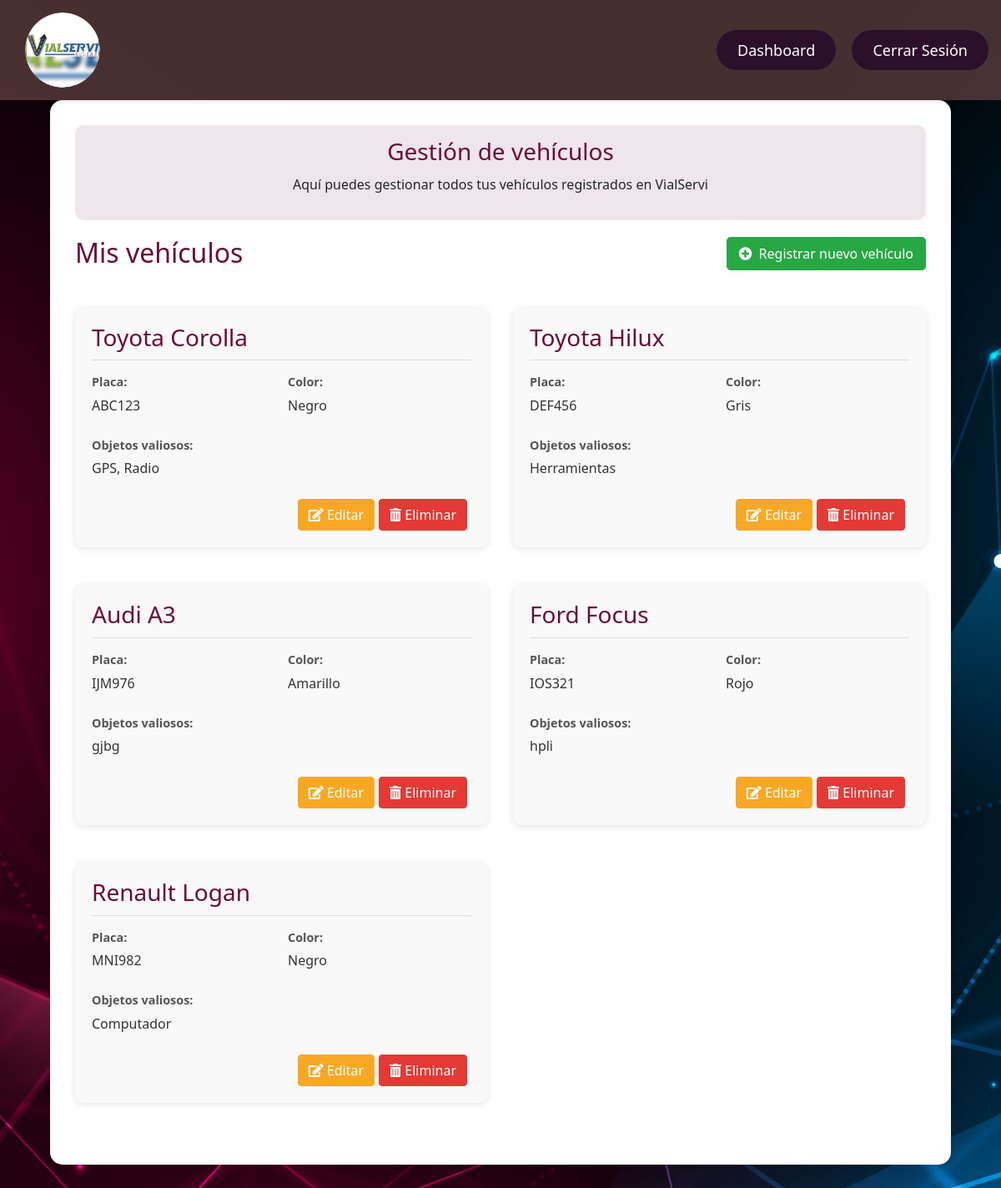
Page /cliente_vehiculo.php (signed in) on the earlier database version.
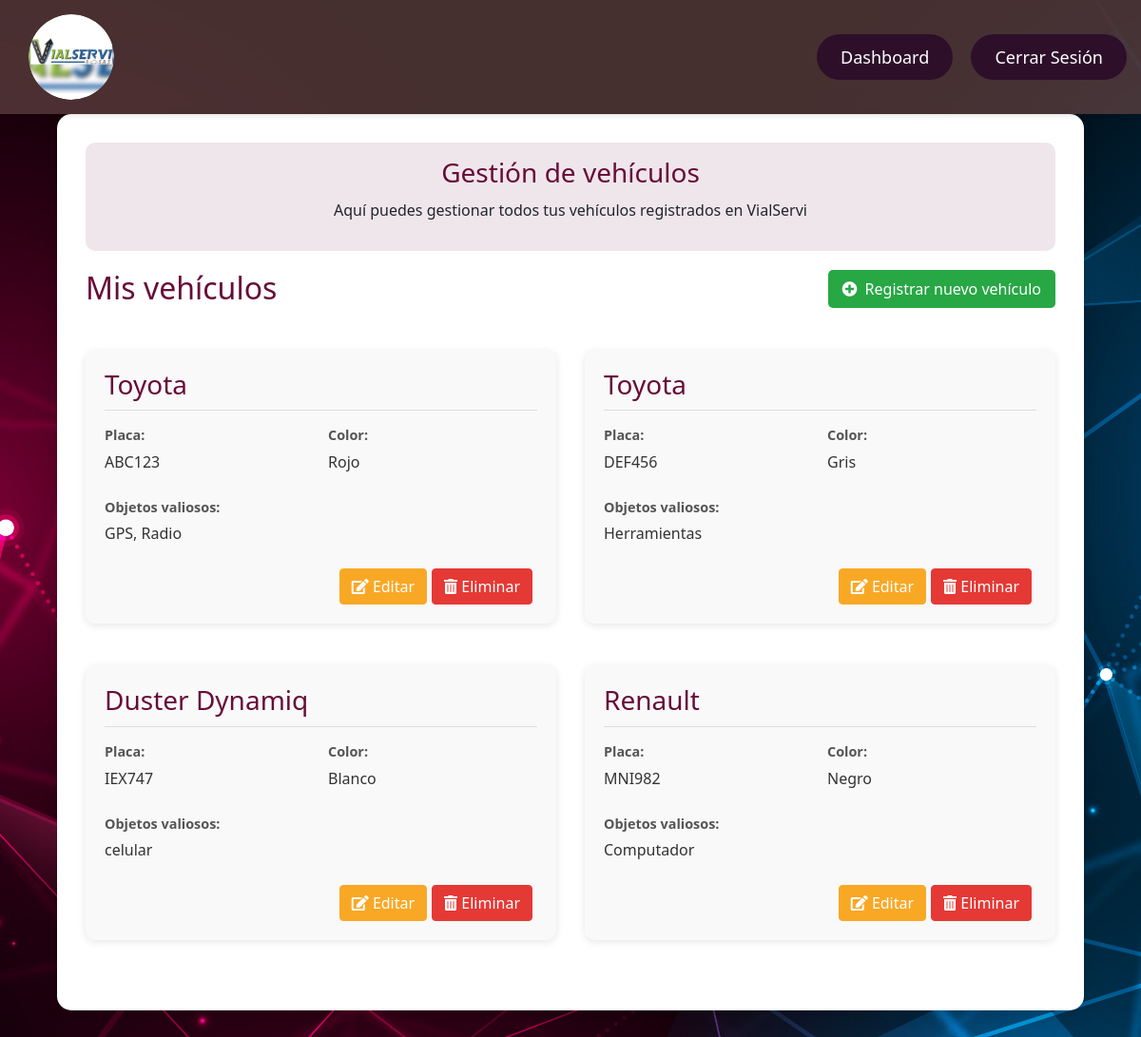
Same page on the later database version.
### tables this page shows
CREATE TABLE `vehiculos` (
  `Placa` varchar(20) NOT NULL,
  `Marca` varchar(50) DEFAULT NULL,
  `Objetos_Valiosos` text DEFAULT NULL,
  `Clientes_Vehiculos` int(11) DEFAULT NULL,
  `modelo_id` int(11) DEFAULT NULL,
  `color_id` int(11) DEFAULT NULL
);

CREATE TABLE `modelos` (
  `id` int(11) NOT NULL,
  `nombre` varchar(50) NOT NULL,
  `marca_id` int(11) NOT NULL,
  `año` int(11) NOT NULL
);

CREATE TABLE `colores` (
  `color_id` int(11) NOT NULL,
  `nombre_color` varchar(20) DEFAULT NULL
);

### cliente_vehiculo.php (the view, shortened to what this page needs)
<?php
require_once 'config.php';
$cliente_id = $_SESSION['cliente_id'];
$sql_vehiculos = "
    SELECT
      v.Placa,
      v.Marca,
      mo.nombre       AS Modelo,
      co.nombre_color AS Color,
      v.Objetos_Valiosos
    FROM vehiculos v
    LEFT JOIN modelos  mo ON v.modelo_id = mo.id
    LEFT JOIN colores  co ON v.color_id   = co.color_id
    WHERE v.Clientes_Vehiculos = ?
";
$stmt_vehiculos = $conn->prepare($sql_vehiculos);
$stmt_vehiculos->bind_param("i", $cliente_id);
$stmt_vehiculos->execute();
$vehiculos = $stmt_vehiculos->get_result()->fetch_all(MYSQLI_ASSOC);
$accion = isset($_GET['accion']) ? $_GET['accion'] : 'listar';
?>
<!DOCTYPE html>
<html lang="es">
<head>
    <link href="https://stackpath.bootstrapcdn.com/bootstrap/4.5.2/css/bootstrap.min.css" rel="stylesheet">
    <link rel="stylesheet" href="https://cdnjs.cloudflare.com/ajax/libs/font-awesome/5.15.3/css/all.min.css">
</head>
<body>
<div class="sidebar">
    <div class="logo-container">
        <img src="Imagenes/Logo.jpg" alt="Logo" class="logo">
    </div>
    <div>
        <a href="cliente_dashboard.php"></i> Dashboard</a>
        <a href="logout_cliente.php"></i> Cerrar Sesión</a>
    </div>
</div>
<div class="container">
    <div class="welcome-message">
        <h3>Gestión de vehículos</h3>
        <p>Aquí puedes gestionar todos tus vehículos registrados en VialServi</p>
    </div>
    <?php if ($accion == 'listar'): ?>
        <div class="d-flex justify-content-between align-items-center mb-4">
            <h2>Mis vehículos</h2>
            <a href="?accion=nuevo" class="btn-add-vehicle"><i class="fas fa-plus-circle"></i> Registrar nuevo vehículo</a>
        </div>
        <?php if (empty($vehiculos)): ?>
            <div class="no-vehicles">
                <p>No tienes vehículos registrados.</p>
                <a href="?accion=nuevo" class="btn btn-primary mt-3">Registrar mi primer vehículo</a>
            </div>
        <?php else: ?>
            <div class="row">
                <?php foreach ($vehiculos as $vehiculo): ?>
                    <div class="col-md-6 mb-4">
                        <div class="vehicle-card">
                            <h3><?php echo htmlspecialchars($vehiculo['Marca'] . ' ' . $vehiculo['Modelo']); ?></h3>
                            <div class="vehicle-info">
                                <div class="vehicle-info-item">
                                    <span class="info-label">Placa:</span>
                                    <span class="info-value"><?php echo htmlspecialchars($vehiculo['Placa']); ?></span>
                                </div>
                                <div class="vehicle-info-item">
                                    <span class="info-label">Color:</span>
                                    <span class="info-value"><?php echo htmlspecialchars($vehiculo['Color']); ?></span>
                                </div>
                                <?php if (!empty($vehiculo['Objetos_Valiosos'])): ?>
                                <div class="vehicle-info-item" style="grid-column: 1 / -1;">
                                    <span class="info-label">Objetos valiosos:</span>
                                    <span class="info-value"><?php echo htmlspecialchars($vehiculo['Objetos_Valiosos']); ?></span>
                                </div>
                                <?php endif; ?>
                            </div>
                            <div class="vehicle-actions">
                                <a href="?accion=editar&placa=<?php echo urlencode($vehiculo['Placa']); ?>" class="btn btn-warning btn-action">
                                    <i class="fas fa-edit"></i> Editar
                                </a>
                                <button class="btn btn-danger btn-action" onclick="confirmarEliminar('<?php echo htmlspecialchars($vehiculo['Placa']); ?>')">
                                    <i class="fas fa-trash-alt"></i> Eliminar
                                </button>
                            </div>
                        </div>
                    </div>
                <?php endforeach; ?>
            </div>
        <?php endif; ?>
    <?php endif; ?>
</div>
</body>
</html>

### cliente_vehiculo.php (style rules this page uses)
* { margin: 0; padding: 0; box-sizing: border-box; }
body { font-family: 'Segoe UI', Tahoma, Geneva, Verdana, sans-serif; background-image: url('Imagenes/ClienteRegistrarVehiculo.jpg'); background-size: cover; background-position: center; background-attachment: fixed; margin: 0; padding: 0; }
.sidebar { width: 100%; position: fixed; top: 0; left: 0; background-color: rgba(100, 67, 67, 0.7); padding: 15px 0; z-index: 1000; display: flex; justify-content: space-between; align-items: center; box-shadow: 0 2px 5px rgba(0, 0, 0, 0.1); }
.sidebar a { padding: 12px 25px; text-decoration: none; font-size: 18px; color: #fff; background-color: #2d0f2a; margin-right: 15px; border-radius: 50px; transition: background-color 0.3s ease, transform 0.3s ease; }
.logo-container { margin-left: 30px; border-radius: 50%; width: 90px; height: 90px; overflow: hidden; }
.logo { width: 100%; height: 100%; object-fit: cover; box-shadow: 0 4px 10px rgba(0, 0, 0, 0.2); border-radius: 50%; }
.container { background-color: white; padding: 30px; border-radius: 15px; box-shadow: 0 6px 15px rgba(0, 0, 0, 0.1); width: 90%; max-width: 1200px; margin: 120px auto 40px; }
h2 { color: #680c39; margin-bottom: 20px; text-align: center; }
.btn-action { margin-right: 5px; }
.btn-warning { background-color: #f9a825; border-color: #f9a825; color: white; }
.btn-danger { background-color: #e53935; border-color: #e53935; }
.vehicle-card { background-color: #f9f9f9; border-radius: 10px; padding: 20px; margin-bottom: 20px; box-shadow: 0 2px 8px rgba(0,0,0,0.1); transition: transform 0.2s; }
.vehicle-card h3 { color: #680c39; margin-bottom: 15px; border-bottom: 1px solid #ddd; padding-bottom: 10px; }
.vehicle-info { display: grid; grid-template-columns: repeat(auto-fill, minmax(200px, 1fr)); gap: 15px; }
.vehicle-info-item { margin-bottom: 10px; }
.vehicle-actions { margin-top: 15px; display: flex; justify-content: flex-end; }
.welcome-message { background-color: rgba(104, 12, 57, 0.1); padding: 15px; border-radius: 10px; margin-bottom: 20px; text-align: center; }
.welcome-message h3 { color: #680c39; margin-bottom: 10px; }
.btn-add-vehicle { background-color: #28a745; color: white; padding: 8px 15px; border-radius: 5px; text-decoration: none; display: inline-flex; align-items: center; margin-bottom: 20px; }
.btn-add-vehicle i { margin-right:.5rem; }
.info-label { font-weight: bold; color: #555; font-size: 0.9rem; display: block; margin-bottom: 5px; }
.info-value { font-size: 1rem; color: #333; }

Differences in the rows shown:
removed vehiculos: Marca.nombre "Audi A3", Placa "IJM976", color.nombre_color "Amarillo", Objetos_Valiosos "gjbg"
removed vehiculos: Marca.nombre "Ford Focus", Placa "IOS321", color.nombre_color "Rojo", Objetos_Valiosos "hpli"
changed vehiculos "ABC123": Marca.nombre "Toyota Corolla" → "Toyota"; color.nombre_color "Negro" → "Rojo"
changed vehiculos "DEF456": Marca.nombre "Toyota Hilux" → "Toyota"
added vehiculos: Modelo "Duster Dynamiq", Placa "IEX747", color.nombre_color "Blanco", Objetos_Valiosos "celular"
changed vehiculos "MNI982": Marca.nombre "Renault Logan" → "Renault"
